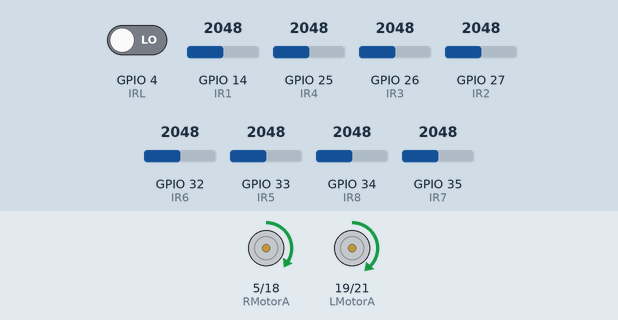
A sketch run on a simulated ESP32. On the bench: motor-driver pin pairs drawn as motors (green arrow = first pin HIGH = forward, orange = second pin HIGH = backward, longer = more drive, scaled by the enable pin). The inputs (shaded band) are chosen by the test bench; at power-on: GPIO 14 (IR1) = 2048, GPIO 4 (IRL) LOW, GPIO 26 (IR3) = 2048, GPIO 25 (IR4) = 2048, GPIO 27 (IR2) = 2048, GPIO 32 (IR6) = 2048, GPIO 33 (IR5) = 2048, GPIO 34 (IR8) = 2048, GPIO 35 (IR7) = 2048. What the sketch prints to the serial monitor is not drawn.

Above: at 3.2 s.
3.3 s: GPIO 14 (IR1) set to 3432
6.3 s: GPIO 14 (IR1) set to 3535
At 6.9 s:
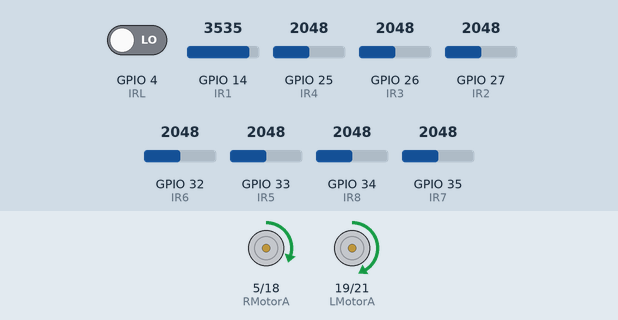
7.8 s: GPIO 4 (IRL) driven HIGH
At 8.4 s:
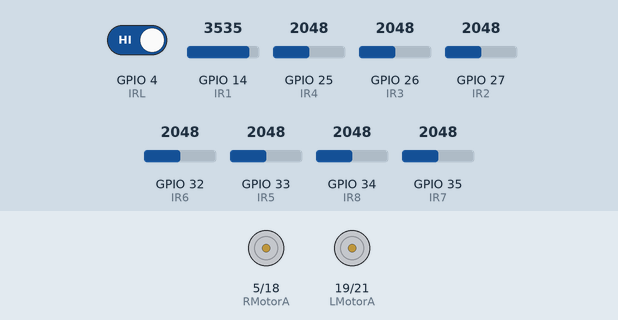
10.0 s: GPIO 4 (IRL) driven LOW
At 11.6 s:
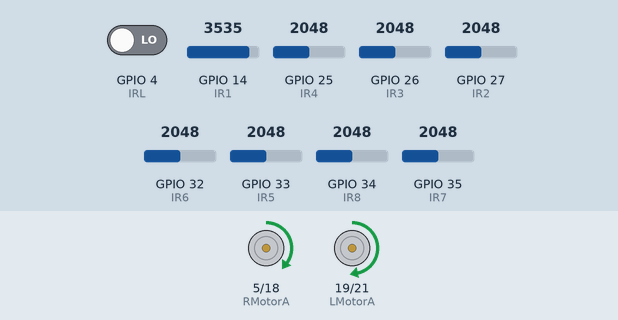
12.9 s: GPIO 26 (IR3) set to 3460
15.9 s: GPIO 26 (IR3) set to 3528
At 16.6 s:
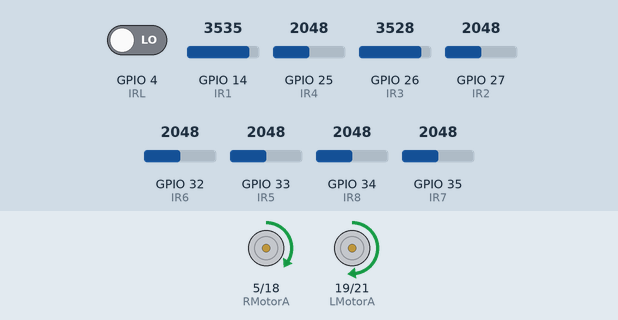
Timing chart, 0 to 18.4 s (numbered marks = the images above; inputs shaded):
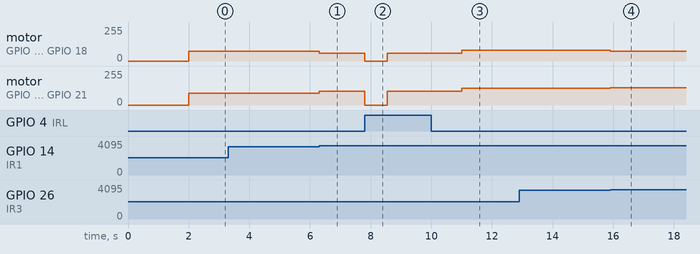

The sketch:

to_left_2.ino
```cpp
#define THRESHOLD 3500

#define IR1 14
#define IR2 27
#define IR3 26
#define IR4 25
#define IR5 33
#define IR6 32
#define IR7 35
#define IR8 34
#define IRL 4
#define IRR 2
#define IRF 13

#define LMotorA 19
#define LMotorB 21
#define LMotorPWM 22

#define RMotorA 5
#define RMotorB 18
#define RMotorPWM 23

#define MAX_SPEED 150
#define turn_speed 150

int MotorBasespeed = 110;

int IR_VAL[8] = {0, 0, 0, 0, 0, 0, 0, 0};
int IR_weights[8] = { -30, -20, -10, -5, 5, 10, 20, 30};
int IR_PINS[8] = {IR1, IR2, IR3, IR4, IR5, IR6, IR7, IR8};

int RMOTORSpeed = 0;
int LMOTORSpeed = 0;
int speedAdjust = 0;

float P, I, D;
float error = 0;
float previousError = 0;
float Kp = 0.5;
float Kd = 0.1;
float Ki = 0;

int IRR_value;
int IRL_value;
int distance_obj;

void PID_control();
void read_IR();
void set_speed();
void set_forward();
void stop();
void break_s();
void RL();
void turnright();
void turnleft();
void turn180();
void linefollowing(int baseSpeed);
void IR_value();
void toright();
void toleft();

const int OFFSET_MM = 30;

int b = 99;
int k;

void setup() {
  Serial.begin(115200);

  pinMode(IR1, INPUT);
  pinMode(IR2, INPUT);
  pinMode(IR3, INPUT);
  pinMode(IR4, INPUT);
  pinMode(IR5, INPUT);
  pinMode(IR6, INPUT);
  pinMode(IR7, INPUT);
  pinMode(IR8, INPUT);

  pinMode(RMotorA, OUTPUT);
  pinMode(RMotorB, OUTPUT);
  pinMode(RMotorPWM, OUTPUT);
  pinMode(LMotorA, OUTPUT);
  pinMode(LMotorB, OUTPUT);
  pinMode(LMotorPWM, OUTPUT);

  pinMode(IRR, INPUT);
  pinMode(IRL, INPUT);

  set_forward();
  delay(2000);
}

void loop() {

  if (b == 99) {
    Serial.println("Current section: b = 99");
    linefollowing(90);
    IRL_value = digitalRead(IRL);
    if (IRL_value == 1) {
      b = 9999;
      break_s();
      delay(750);
    }
  }

  if (b == 9999) {
    Serial.println("Current section: b = 10000");
    IRL_value = digitalRead(IRL);
    while (IRL_value == 1) {
      set_forward();
      IRL_value = digitalRead(IRL);
    }
    b = 10000;
  }

  if (b == 10000) {
    Serial.println("Current section: b = 10001");
    unsigned long startTime = millis();
    while (millis() - startTime < 1000) {
      linefollowing(90);
      b = 10002;
    }
  }

  if (b == 10002) {
    Serial.println("Current section: b = 10002");
    toleft();
    b = 101;
  }

  if (b == 101) {
Serial.println("Current section: b = 101");
    toleft();
    b = 102;
  }

  if (b == 102) {
    Serial.println("Current section: b = 102");
    toleft();
    b = 103;
  }

  if (b == 103) {
    toright();
    b = 104;
  }

  if (b == 104) {
    toleft();
    b = 105;
  }

  if (b == 105) {
    toleft();
    b = 106;
  }

  if (b == 106) {
    toleft();
    b = 200;
  }
}


void PID_control() {
  error = 0;
  for (int i = 0; i < 8; i++) {
    error += IR_weights[i] * IR_VAL[i];
  }
  P = error;
  I = I + error;
  D = error - previousError;
  previousError = error;

  speedAdjust = (Kp * P + Ki * I + Kd * D);

  RMOTORSpeed = MotorBasespeed - speedAdjust;
  LMOTORSpeed = MotorBasespeed + speedAdjust - 15;

  RMOTORSpeed = constrain(RMOTORSpeed, 0, MAX_SPEED);
  LMOTORSpeed = constrain(LMOTORSpeed, 0, MAX_SPEED);
}

void read_IR() {
  for (int i = 0; i < 8; i++) {
    int analogValue = analogRead(IR_PINS[i]);
    IR_VAL[i] = (analogValue > THRESHOLD) ? 1 : 0;
  }
}
/*
void RL() {
  IRR_value = digitalRead(IRR);
  IRL_value = digitalRead(IRL);

  if (IRL_value == 1) {
    break_s();
    delay(75);
    if (IRR_value == 1 && IRL_value == 1) {
      unsigned long startTime = millis();
      while (millis() - startTime < 350) {
        linefollowing(110);
      }
      b = 2;
    } else if (IRR_value == 0 && IRL_value == 1) {
      unsigned long startTime = millis();
      while (millis() - startTime < 350) {
        linefollowing(110);
      }
      break_s();
      delay(2000);
      turnleft();
    }
  } else if (IRR_value == 1) {
    break_s();
    delay(75);
    if (IRR_value == 1 && IRL_value == 1) {
      unsigned long startTime = millis();
      while (millis() - startTime < 350) {
        linefollowing(110);
      }
      b = 2;
    } else if (IRR_value == 1 && IRL_value == 0) {
      unsigned long startTime = millis();
      while (millis() - startTime < 350) {
        linefollowing(110);
      }
      break_s();
      delay(2000);
      turnright();
    }
  }
}
*/
void IR_value() {
  IRR_value = digitalRead(IRR);
  Serial.println(IRR_value);
  IRL_value = digitalRead(IRL);
  Serial.println(IRL_value);
}

void set_speed() {
  analogWrite(LMotorPWM, LMOTORSpeed);
  analogWrite(RMotorPWM, RMOTORSpeed);
}

void linefollowing(int baseSpeed) {
  MotorBasespeed = baseSpeed;
  set_forward();
  read_IR();
  PID_control();
  set_speed();
}

void toleft() {
  int y = 1;
  while (y == 1) {
    Serial.println("Current section: to left");
    linefollowing(110);
    IRL_value = digitalRead(IRL);
    if (IRL_value == 1) {
      unsigned long startTime = millis();
      while (millis() - startTime < 350) {
        linefollowing(110);
      }
      turnleft();
      y = 0;
      Serial.println("Current section: toleft turn left");
    }
  }
}

void toright() {
  int y = 1;
  while (y == 1) {
    Serial.println("Current section: to right");
    linefollowing(110);
    IRR_value = digitalRead(IRR);
    if (IRR_value == 1) {
      unsigned long startTime = millis();
      while (millis() - startTime < 350) {
        linefollowing(110);
      }
      turnright();
      y = 0;
      Serial.println("Current section: toright, turn right");
    }
  }
}

void turnright() {
  digitalWrite(RMotorA, LOW);
  digitalWrite(LMotorA, turn_speed);
  digitalWrite(RMotorB, turn_speed);
  digitalWrite(LMotorB, LOW);
  delay(500);
  stop();
  delay(200);
}

void turnleft() {
  digitalWrite(RMotorA, turn_speed);
  digitalWrite(LMotorA, LOW);
  digitalWrite(RMotorB, LOW);
  digitalWrite(LMotorB, turn_speed);
  delay(430);
  stop();
  delay(200);
}

void stop() {
  digitalWrite(RMotorA, LOW);
  digitalWrite(LMotorA, LOW);
  digitalWrite(RMotorB, LOW);
  digitalWrite(LMotorB, LOW);
}

void break_s() {
  stop();  // Same as stop
}

void set_forward() {
  digitalWrite(RMotorB, LOW);
  digitalWrite(LMotorB, LOW);
  digitalWrite(RMotorA, turn_speed);
  digitalWrite(LMotorA, 10 + turn_speed);
}

void turn180() {
  digitalWrite(RMotorB, turn_speed);
  digitalWrite(LMotorB, LOW);
  digitalWrite(RMotorA, LOW);
  digitalWrite(LMotorA, turn_speed);
  delay(1100);
  set_forward();
  delay(50);
}
```

Measured:
- after the input at 6.3 s, motor on GPIO 5 (RMotorA) / GPIO 18 (RMotorB): forward 75/255 → forward 60/255 at once; motor on GPIO 19 (LMotorA) / GPIO 21 (LMotorB): forward 90/255 → forward 105/255 at once
- after the input at 7.8 s, motor on GPIO 5 (RMotorA) / GPIO 18 (RMotorB): forward 60/255 → stopped at once, → forward 60/255 0.75 s later; motor on GPIO 19 (LMotorA) / GPIO 21 (LMotorB): forward 105/255 → stopped at once, → forward 105/255 0.75 s later
- after the input at 10.0 s, motor on GPIO 5 (RMotorA) / GPIO 18 (RMotorB): forward 60/255 → forward 80/255 after 1.0 s; motor on GPIO 19 (LMotorA) / GPIO 21 (LMotorB): forward 105/255 → forward 125/255 after 1.0 s
- after the input at 15.9 s, motor on GPIO 5 (RMotorA) / GPIO 18 (RMotorB): forward 80/255 → forward 75/255 at once; motor on GPIO 19 (LMotorA) / GPIO 21 (LMotorB): forward 125/255 → forward 130/255 at once
